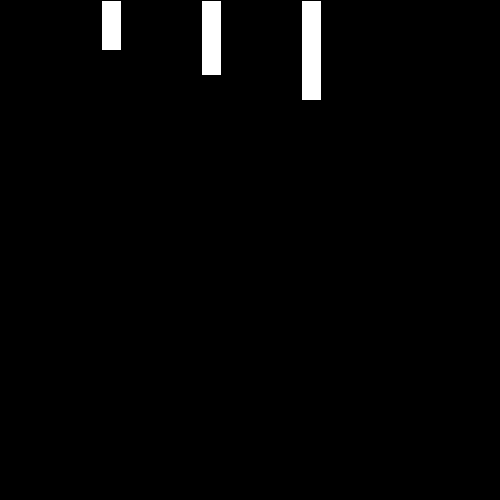
Frame 1 (no input)
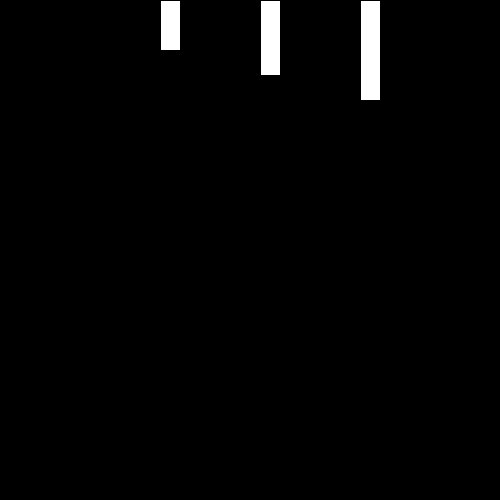
Frame 60 (the mouse pressed at the canvas centre just before this capture)
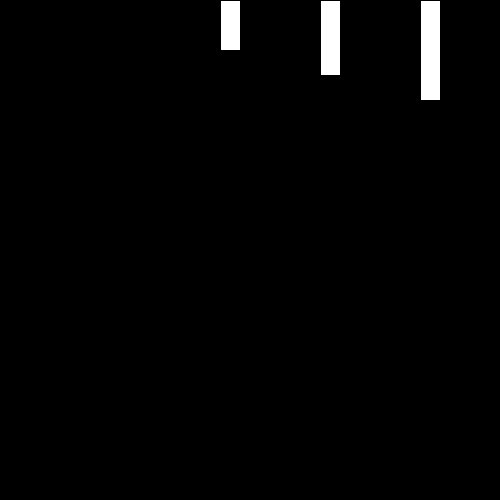
Frame 120 (the mouse held since frame 60 and released just before this capture)

The Processing sketch that drew these frames (run headless with seeded random() and noise(); from frame 60 on, the mouse is pressed at the canvas centre):

// Processing sketch: Objects_Person
// ── Objects_Person.pde
//Declare that we will be using a Person (of Person class) called james:
Person james;
Person felix;
Person craig;

void setup(){
  size(500,500);
  //Assign james specific details:
  james = new Person(100, 50);
  felix = new Person(200, 75);
  craig = new Person (300, 100);
}

void draw(){
  background(0);
  
  //Call james's functions
  james.update();
  felix.update();
  craig.update();
    
  james.render();
  felix.render();
  craig.render();
}
// ── Person.pde
//Create the Person template:
class Person{
  
  //What data/information/attributes does each Person have?
  int personHeight;
  int personXPos;
  
  //The following is the 'setup' of the class. This will run when you call "new Person();"
  Person(int _x, int _h){
    personHeight = _h;
    personXPos = _x;
  }
  
  //Below the setup you put any functions that each Person can use:
  
  void update(){
    personXPos++;
 
    if(personXPos > width){
      personXPos = 0;
    }
  }
  
  void render(){
    fill(255);
    rect(personXPos, 0, 20, personHeight);
  }
}
